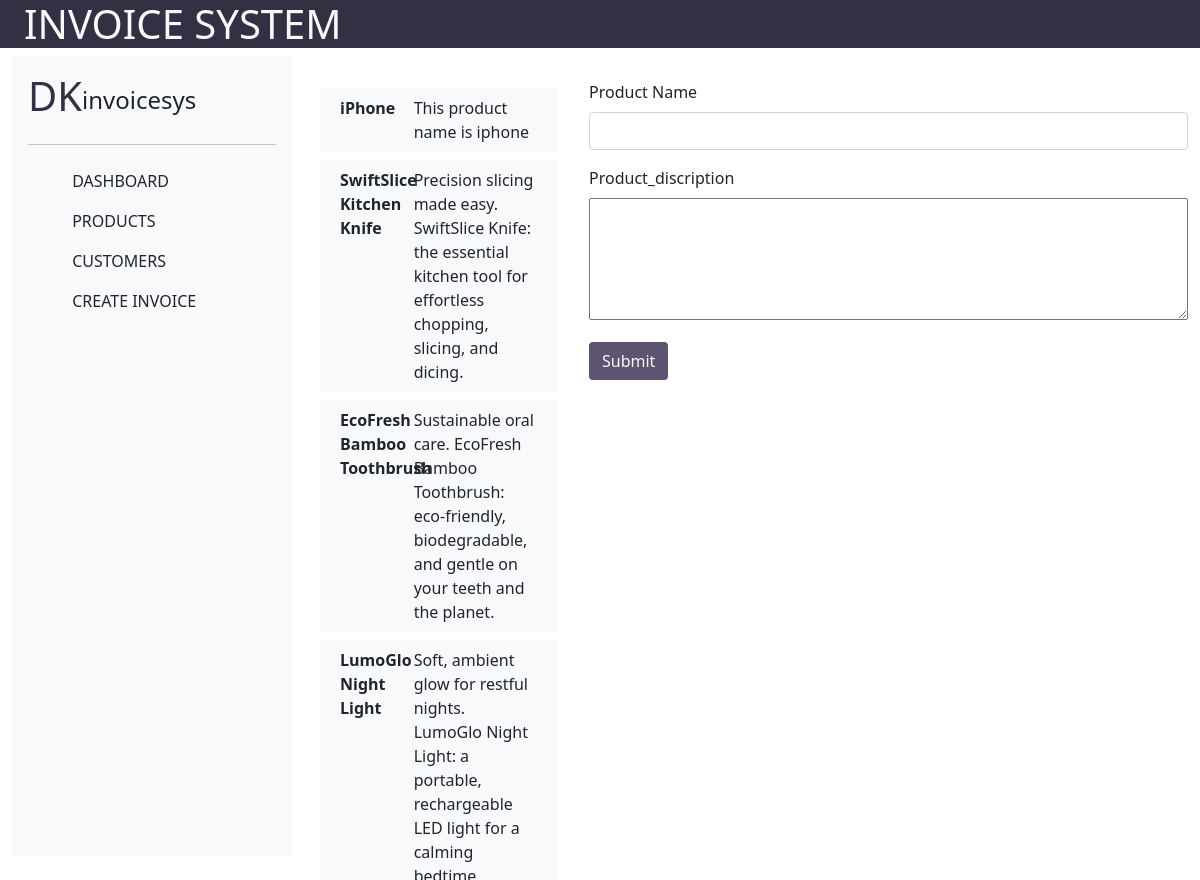
The page /add_product on the database its author committed.
### invoice/models.py (models this page shows, shortened)
class Product(models.Model):
    product_name=models.CharField(max_length=50)
    product_discription=models.TextField(max_length=200)

### invoice/views.py (the view)
# urls.py: path('add_product',views.add_product, name='add_product'),
def add_product(request):
    if request.method=='POST':
        product=request.POST.get('product')
        product_discription=request.POST.get('product_discription')
        product=Product(product_name=product, product_discription=product_discription)
        product.save()
        return redirect('add_product')
    product=Product.objects.all()
    return render(request,"add_product.html", {'product':product})

### invoice/templates/add_product.html (shortened to what this page needs)
{% extends 'base.html' %}
{% block content %}
<div class="row mt-4">
  <div class="col " style="max-height: 100vh; overflow: auto;">
    {% for i in product %}
    <div class="row m-2 p-2 bg-light">
      <div class="col-4"><b>{{i.product_name}}</b></div>
      <div class="col-8">{{i.product_discription}}</div>
    </div>
    {% endfor %}
  </div>
  <div class="col">
    <form method="post" action="add_product">
      <div class="mb-3">
        <label  class="form-label">Product Name</label>
        <input type="text" class="form-control" name="product">
      </div>
      <div class="mb-3">
        <label  class="form-label">Product_discription</label>
        <textarea name="product_discription" id="" cols="63" rows="5"></textarea>
      </div>
      <button type="submit" class="btn text-light" style="background-color: #5C5470;">Submit</button>
    </form>
  </div>
</div>
{% endblock %}

### invoice/templates/base.html (style rules this page uses)
* { margin: 0px; padding: 0px; box-sizing: border-box; }

### rows shown on the page
Product: product_name "iPhone", product_discription "This product name is iphone"
Product: product_name "SwiftSlice Kitchen Knife", product_discription "Precision slicing made easy. SwiftSlice Knife: the essential kitchen tool for effortless chopping, slicing, and dicing."
Product: product_name "EcoFresh Bamboo Toothbrush", product_discription "Sustainable oral care. EcoFresh Bamboo Toothbrush: eco-friendly, biodegradable, and gentle on your teeth and the planet."
Product: product_name "LumoGlo Night Light", product_discription "Soft, ambient glow for restful nights. LumoGlo Night Light: a portable, rechargeable LED light for a calming…"
